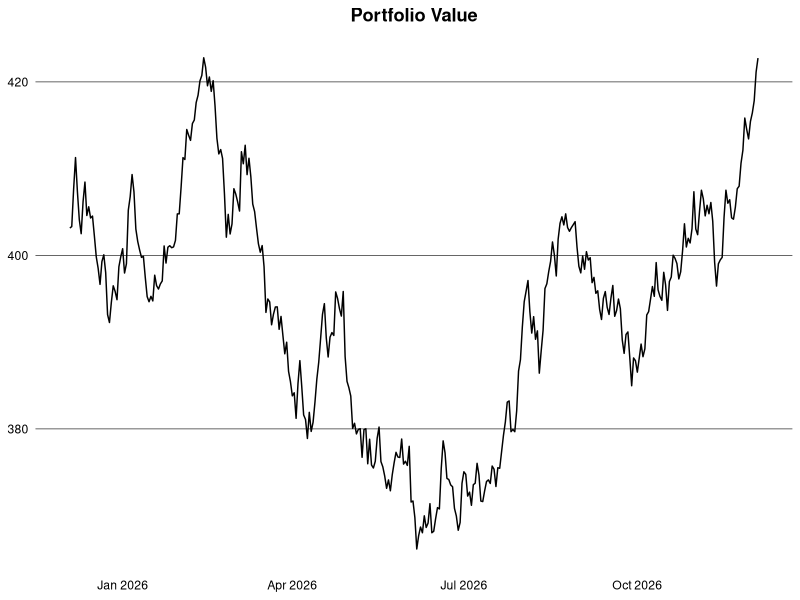
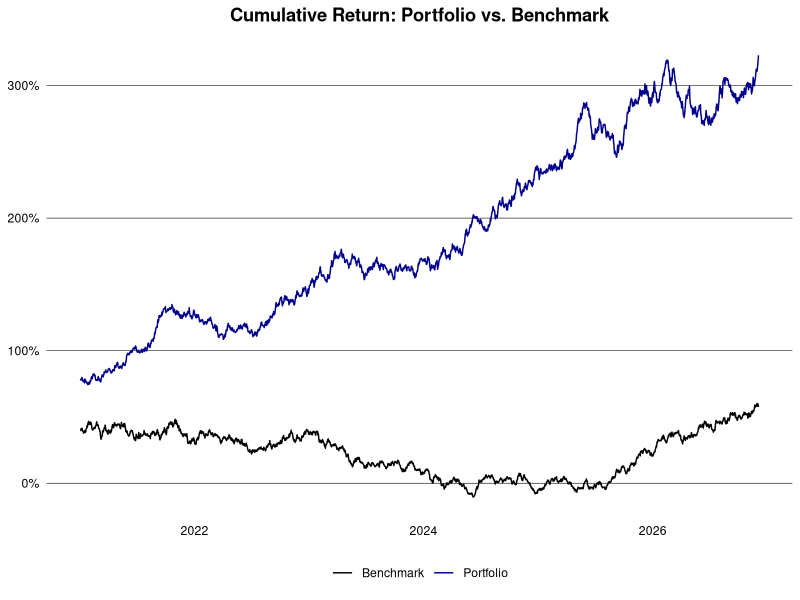
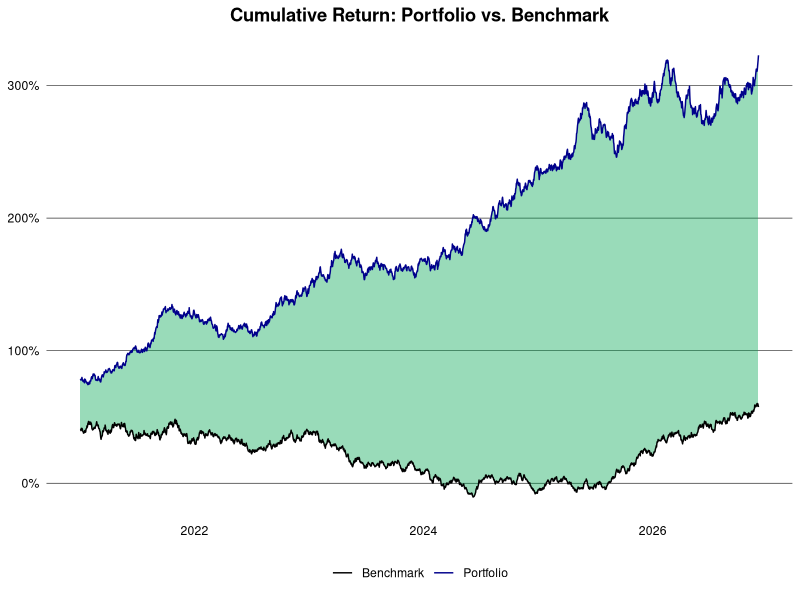

Recreate these plots in R, in order.
## ---- chunk 1
knitr::opts_chunk$set(
  collapse = TRUE,
  comment = "#>",
  fig.path = "man/figures/README-",
  out.width = "100%"
)
## ---- chunk 2
library(clock)
library(data.table)
library(ggplot2)
## ---- chunk 3
set.seed(1994)

generate_prices <- function(ticker, start_date, end_date) {
  dates <- seq.Date(as.Date(start_date), as.Date(end_date), by = "days")
  n <- length(dates)
  prices <- cumprod(1 + rnorm(n, mean = 0.0005, sd = 0.01)) * 100
  data.table(
    ticker = ticker,
    date = dates,
    price = prices
  )
}

generate_benchmark <- function(start_date, end_date) {
  dates <- seq.Date(as.Date(start_date), as.Date(end_date), by = "days")
  n <- length(dates)
  prices <- cumprod(1 + rnorm(n, mean = 0.0003, sd = 0.008)) * 3000
  data.table(
    ticker = "SP500",
    date = dates,
    price = prices
  )
}

ticker <- c("AAPL", "GOOGL", "MSFT", "AMZN")
start_date <- "2015-01-01"
end_date <- Sys.Date()

dt <- lapply(ticker, generate_prices, start_date, end_date) |> rbindlist()
alloc <- data.table(
  ticker = ticker,
  weight = c(0.4, 0.3, 0.2, 0.1),
  country = c("USA", "USA", "USA", "USA")
)
dt <- dt[alloc, on = "ticker"]
head(dt)
## ---- chunk 4
logret <- function(x) {
  x <- log(x)
  x - shift(x)
}

dt <- dt |>
  setorder(ticker, date) |>
  _[, let(ret = price / shift(price) - 1, log_ret = logret(price)), by = ticker] |>
  na.omit("ret") |>
  _[, let(wret = ret * weight, value = price * weight)]
head(dt)
## ---- chunk 5
#| dpi = 300
dt |>
  _[date >= add_months(end_date, -12L), .(value = sum(value)), by = date] |>
  ggplot(aes(x = date, y = value)) +
  geom_line() +
  theme_minimal() +
  theme(
    plot.title = element_text(face = "bold", hjust = 0.5),
    panel.grid.major.y = element_line(color = "black", linewidth = 0.2),
    panel.grid.major.x = element_blank(),
    panel.grid.minor = element_blank(),
    axis.text = element_text(color = "black"),
    axis.title = element_blank()
  ) +
  labs(title = "Portfolio Value")
## ---- chunk 6
ret_week <- dt[, .(ret = prod(1 + ret) - 1), by = .(ticker, year(date), week(date))]
ret_month <- dt[, .(ret = prod(1 + ret) - 1), by = .(ticker, yearmon(date))]
ret_year <- dt[, .(ret = prod(1 + ret) - 1), by = .(ticker, year(date))]
head(ret_year)
## ---- chunk 7
port_ret_week <- dt[, .(ret = prod(1 + wret) - 1), by = .(year(date), week(date))]
port_ret_month <- dt[, .(ret = prod(1 + wret) - 1), by = .(yearmon(date))]
port_ret_year <- dt[, .(ret = prod(1 + wret) - 1), by = year(date)]
head(port_ret_year)
## ---- chunk 8
bmr <- generate_benchmark(start_date, end_date) |>
  setorder(date) |>
  _[, ret := price / shift(price) - 1] |>
  na.omit("ret")

port <- dt |>
  _[, .(ret = prod(1 + wret) - 1, ticker = "Portfolio"), by = date] |>
  rbind(bmr[, .(ticker, date, ret)]) |>
  setorder(ticker, date) |>
  _[, cum_ret := cumprod(1 + ret) - 1, by = ticker] |>
  _[, ticker := fifelse(ticker == "Portfolio", ticker, "Benchmark")]
## ---- chunk 9
#| dpi = 300
port |>
  _[date > "2021-01-01"] |>
  ggplot(aes(x = date, y = cum_ret, color = ticker)) +
  geom_line() +
  theme_minimal() +
  theme(
    plot.title = element_text(face = "bold", hjust = 0.5),
    panel.grid.major.y = element_line(color = "black", linewidth = 0.2),
    panel.grid.major.x = element_blank(),
    panel.grid.minor = element_blank(),
    axis.text = element_text(color = "black"),
    axis.title = element_blank(),
    legend.title = element_blank(),
    legend.position = "bottom"
  ) +
  scale_color_manual(values = c("Portfolio" = "darkblue", "Benchmark" = "black")) +
  scale_y_continuous(labels = scales::percent_format(accuracy = 2)) +
  labs(title = "Cumulative Return: Portfolio vs. Benchmark")
## ---- chunk 10
#| dpi = 300
perf <- port |>
  dcast(date ~ ticker, value.var = "cum_ret") |>
  setnames(tolower) |>
  _[, diff := portfolio - benchmark]

perf |>
  _[date > "2021-01-01"] |>
  ggplot(aes(x = date)) +
  geom_ribbon(
    aes(
      ymin = pmin(portfolio, benchmark),
      ymax = pmax(portfolio, benchmark),
      fill = diff > 0
    ),
    alpha = 0.4,
    show.legend = FALSE
  ) +
  geom_line(aes(y = portfolio, color = "Portfolio")) +
  geom_line(aes(y = benchmark, color = "Benchmark")) +
  scale_color_manual(values = c("Portfolio" = "darkblue", "Benchmark" = "black")) +
  scale_fill_manual(values = c("TRUE" = "#00A651", "FALSE" = "#FF0000")) +
  scale_y_continuous(labels = scales::percent_format(accuracy = 2L)) +
  labs(title = "Cumulative Return: Portfolio vs. Benchmark") +
  theme_minimal() +
  theme(
    plot.title = element_text(face = "bold", hjust = 0.5),
    panel.grid.major.y = element_line(color = "black", linewidth = 0.2),
    panel.grid.major.x = element_blank(),
    panel.grid.minor = element_blank(),
    axis.text = element_text(color = "black"),
    axis.title = element_blank(),
    legend.title = element_blank(),
    legend.position = "bottom"
  )
## ---- chunk 11

## ---- chunk 12
vola <- dt[, .(daily_vola = sd(log_ret)), by = .(ticker, year(date))] |>
  _[, let(
    weekly_vola = daily_vola * sqrt(5),
    monthly_vola = daily_vola * sqrt(21),
    yearly_vola = daily_vola * sqrt(252)
  )]
head(vola)
## ---- chunk 13
wgt <- alloc$weight
cov_mat <- dt |>
  dcast(date ~ ticker, value.var = "log_ret") |>
  _[, date := NULL] |>
  cov(use = "pairwise.complete.obs")
port_risk <- as.numeric(sqrt(t(wgt) %*% cov_mat %*% wgt))
port_risk
## ---- chunk 14
drawdown <- copy(dt) |>
  _[, cum_ret := cumprod(1 + ret) - 1, by = ticker] |>
  _[, drawdown := (cum_ret - cummax(cum_ret)), by = ticker]
head(drawdown)
## ---- chunk 15
drawdown <- dt |>
  _[, .(wret = sum(wret)), by = date] |>
  _[, cum_ret := cumprod(1 + wret) - 1] |>
  _[, drawdown := (cum_ret - cummax(cum_ret))]
head(drawdown)
## ---- chunk 16
drawdown[drawdown < 0, .(min_drawdown = min(drawdown), avg_drawdown = mean(drawdown))]
